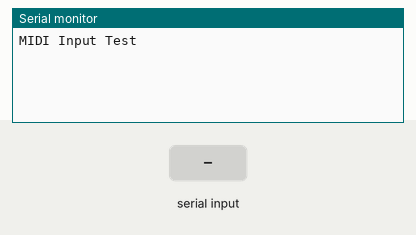
This sketch was run on a simulated Arduino Leonardo, built with avr-gcc and run on an emulated ATmega32U4. Shown: the last lines printed to the serial monitor. The test bench sets the inputs (shaded band).

Above: at 1.2 s.
1.3 s: "1" received over the second serial link
At 1.6 s:
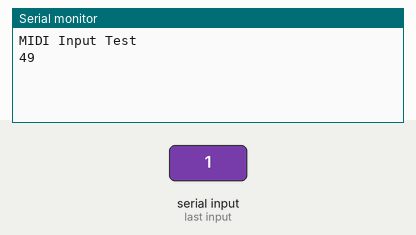
2.8 s: "0" received over the second serial link
At 4.0 s:
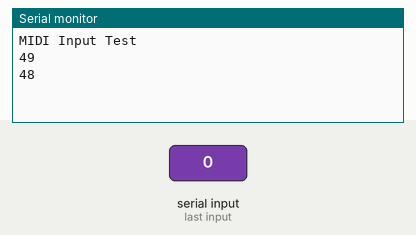
4.3 s: "2" received over the second serial link
At 5.1 s:
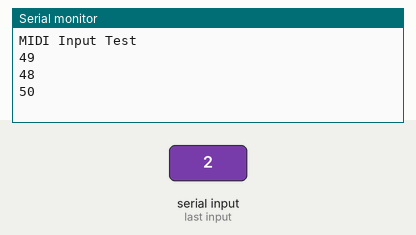

The sketch:

MIDI_Input_Bytes.ino
```cpp
void setup() {
  Serial1.begin(31250);
  Serial.begin(9600);
  while (!Serial) {
    ; // wait for serial port to connect. Needed for Leonardo only
  }
  Serial.println("MIDI Input Test");
}

int incomingByte;
void loop() {
  if (Serial1.available()) {
    incomingByte = Serial1.read();
    Serial.println(incomingByte);
  }
}
```

Measured:
- after the input at 1.3 s, the serial monitor: prints a new line at once (image 1)
- after the input at 2.8 s, the serial monitor: prints a new line at once (image 2)
- after the input at 4.3 s, the serial monitor: prints a new line at once (image 3)
